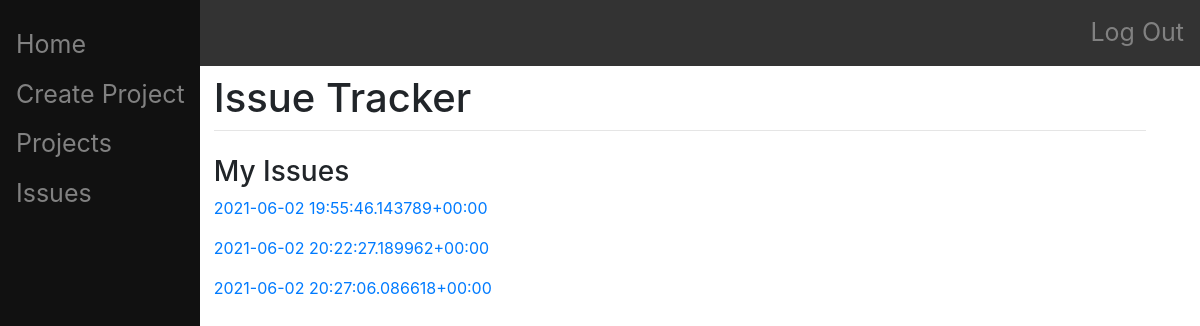
The page /issue/list/ (signed in) on the database its author committed.
### main/models.py (models this page shows, shortened)
class Issue(models.Model):
    project = models.ForeignKey(Project, on_delete=models.CASCADE)
    summary = models.CharField(max_length=200)
    description = models.CharField(max_length=1000)
    type = models.CharField(
        max_length = 4,
        choices = (
            ("task", "task"),
            ("bug", "bug"),
        ),
        default = "task"
    )
    priority = models.CharField(
        max_length = 7,
        choices = (
            ("blocker", "blocker"),
            ("major", "major"),
            ("minor", "minor"),
        ),
        default = "minor"
    )
    status = models.CharField(
        max_length = 11,
        choices = (
            ("assigned", "assigned"),
            ("in-progress", "in-progress"),
            ("resolved", "resolved"),
        ),
        default = "assigned"
    )
    assigner = models.ForeignKey(User, on_delete=models.CASCADE, related_name="issue_assigner", null=True)
    assignee = models.ForeignKey(User, on_delete=models.CASCADE, related_name="issue_assignee", null=True)
    date_created = models.DateTimeField(editable=False)
    date_updated = models.DateTimeField()
    files = JSONField(default=list)
    def __str__(self):
        return str(self.date_created)

### main/views.py (the view)
# urls.py: path("issue/list/", views.issue_list, name="issue_list")
def issue_list(response):
    authenticate(response)
    issues = []
    for i in Issue.objects.all():
        members = []
        members.append(i.assignee.username)
        members.append(i.assigner.username)
        user = response.user.username
        if user in members:
            issues.append(i)
    return render(response, "main/issue-list.html", {"issues":issues})

### main/views.py (called while the page is built)
def authenticate(response):
    if not response.user.is_authenticated:
        return HttpResponseRedirect("/login/")

### main/templates/main/issue-list.html (shortened to what this page needs)
{% extends "main/base.html" %}
{% block content %}
    <h3>My Issues</h3>
    {% for i in issues %}
        <p><a href="/project/{{i.project.id}}/issue/{{i.id}}">{{i}}</p>
    {% endfor %}
{% endblock %}

### rows shown on the page
Issue: date_created "2021-06-02 19:55:46.143789+00:00"
Issue: date_created "2021-06-02 20:22:27.189962+00:00"
Issue: date_created "2021-06-02 20:27:06.086618+00:00"
